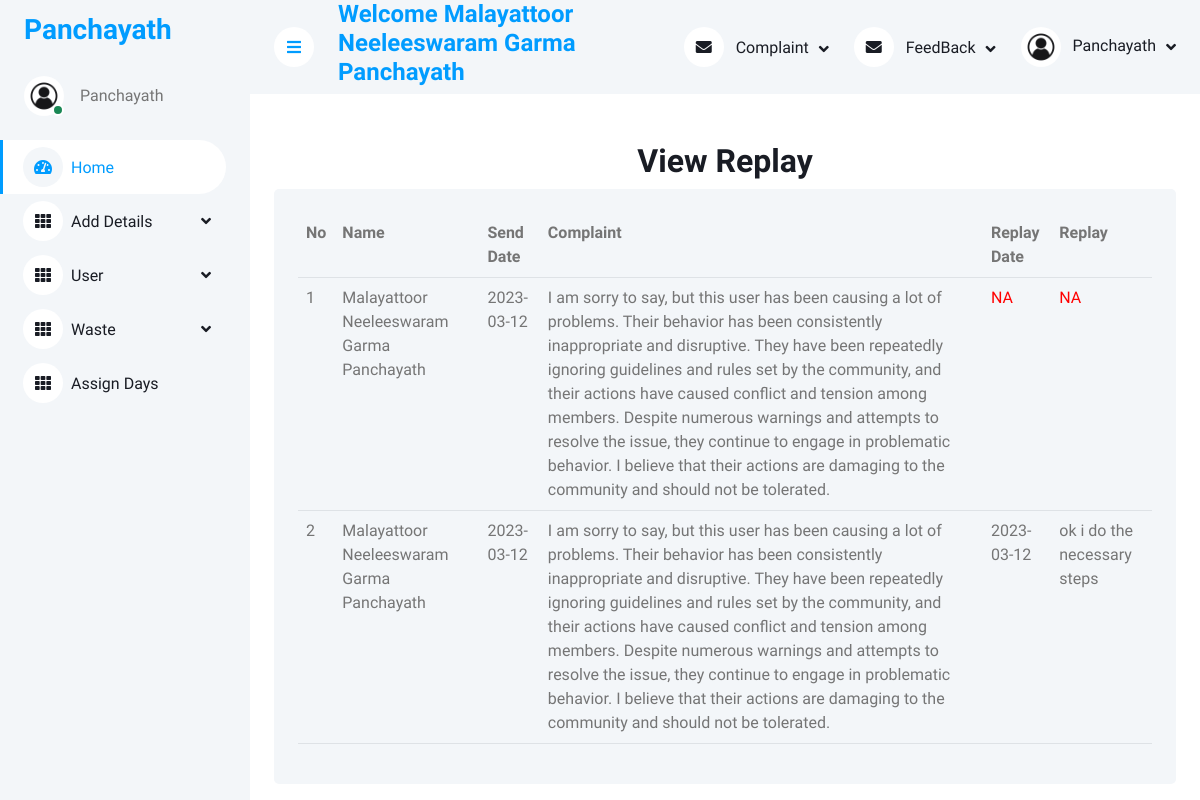
/E-Waste/Panjayath/View_Replay.php (signed in), run on the app's committed database.
### tables this page shows
CREATE TABLE `tbl_complaint` (
  `cmp_id` int(11) NOT NULL auto_increment,
  `cmp_date` date NOT NULL,
  `cmp_rdate` date NOT NULL,
  `cmp_content` varchar(500) NOT NULL,
  `pajayathe_id` int(11) NOT NULL default '0',
  `user_id` int(11) NOT NULL default '0',
  `to_status` char(1) NOT NULL,
  `cmp_status` char(1) NOT NULL default '0',
  `cmp_replay` varchar(500) NOT NULL default 'NA',
  PRIMARY KEY  (`cmp_id`)
);

CREATE TABLE `tbl_pajayathe` (
  `pajayathe_id` int(11) NOT NULL auto_increment,
  `pajayathe_name` varchar(100) NOT NULL,
  `pajayathe_contact` char(10) NOT NULL,
  `pajayathe_pincode` char(6) NOT NULL,
  `pajayathe_district` varchar(15) NOT NULL,
  `pajayathe_location` varchar(20) NOT NULL,
  `pajayathe_username` varchar(20) NOT NULL,
  `pajayathe_password` varchar(20) NOT NULL,
  `pajayathe_status` char(1) NOT NULL default '0',
  PRIMARY KEY  (`pajayathe_id`)
);

### E-Waste/Panjayath/View_Replay.php (the view, shortened to what this page needs)
<!DOCTYPE html>
<html>
<head>
	<div class="container-xxl position-relative bg-white d-flex p-0">
<?php
include("../Connection/Connection.php");
include("Home1.php");
?>
</head>
<body>
<form>
	<div class="container-fluid pt-4 px-4">
	<h2 align="center">View Replay</h2>
	<div class="bg-light rounded h-100 p-4">
	<table width="600" class="table table-hover">
		<tr align="left">
			<th>No</th>
			<th>Name</th>
			<th>Send Date</th>
			<th>Complaint</th>
			<th>Replay Date</th>
			<th>Replay</th>
		</tr>
		<?php
		$sel = "select * from tbl_complaint c inner join tbl_pajayathe p on c.pajayathe_id = p.pajayathe_id where to_status = '1'";
		$res = $con->query($sel);
		if($res->num_rows!=NULL)
		{
			$i = 0;
			while($row = $res->fetch_assoc())
			{
				$i = $i + 1;
				?>
				<tr>
					<td><?php echo $i; ?></td>
					<td><?php echo $row["pajayathe_name"]; ?></td>
					<td><?php echo $row["cmp_date"]; ?></td>
					<td><?php echo $row["cmp_content"]; ?></td>
					<td><?php $da = $row["cmp_rdate"]; if($da=='0000-00-00') {echo '<span style=color:red>NA</span>';} else {echo $da;} ?></td>
					<td><?php $re = $row["cmp_replay"]; if($re=='NA') {echo '<span style=color:red>NA</span>'; } else {echo $re; } ?></td>
				</tr>
				<?php
			}
		}
		?>
	</table>
</form>
</body>
</html>

### E-Waste/Panjayath/Template/css/style.css (style rules this page uses)
:root { --primary: #009CFF; --light: #F3F6F9; --dark: #191C24; }

### data on the page
tbl_complaint: pajayathe.pajayathe_name "Malayattoor Neeleeswaram Garma Panchayath", cmp_date "2023-03-12", cmp_content "I am sorry to say, but this user has been causing a lot of problems. Their behavior has been consistently inappropriate and disruptive. They have been repeatedly ignoring guidelines and rules set by the community, and their actions have caused conflict and tension among members. Despite numerous warnings and attempts to resolve the issue, they continue to engage in problematic behavior. I believe that their actions are damaging to the community and should not be tolerated.", cmp_rdate "NA", cmp_replay "NA"
tbl_complaint: pajayathe.pajayathe_name "Malayattoor Neeleeswaram Garma Panchayath", cmp_date "2023-03-12", cmp_content "I am sorry to say, but this user has been causing a lot of problems. Their behavior has been consistently inappropriate and disruptive. They have been repeatedly ignoring guidelines and rules set by the community, and their actions have caused conflict and tension among members. Despite numerous warnings and attempts to resolve the issue, they continue to engage in problematic behavior. I believe that their actions are damaging to the community and should not be tolerated.", cmp_rdate "2023-03-12", cmp_replay "ok i do the necessary steps"

### other printed values
$_SESSION['panname'] "Malayattoor Neeleeswaram Garma Panchayath"
